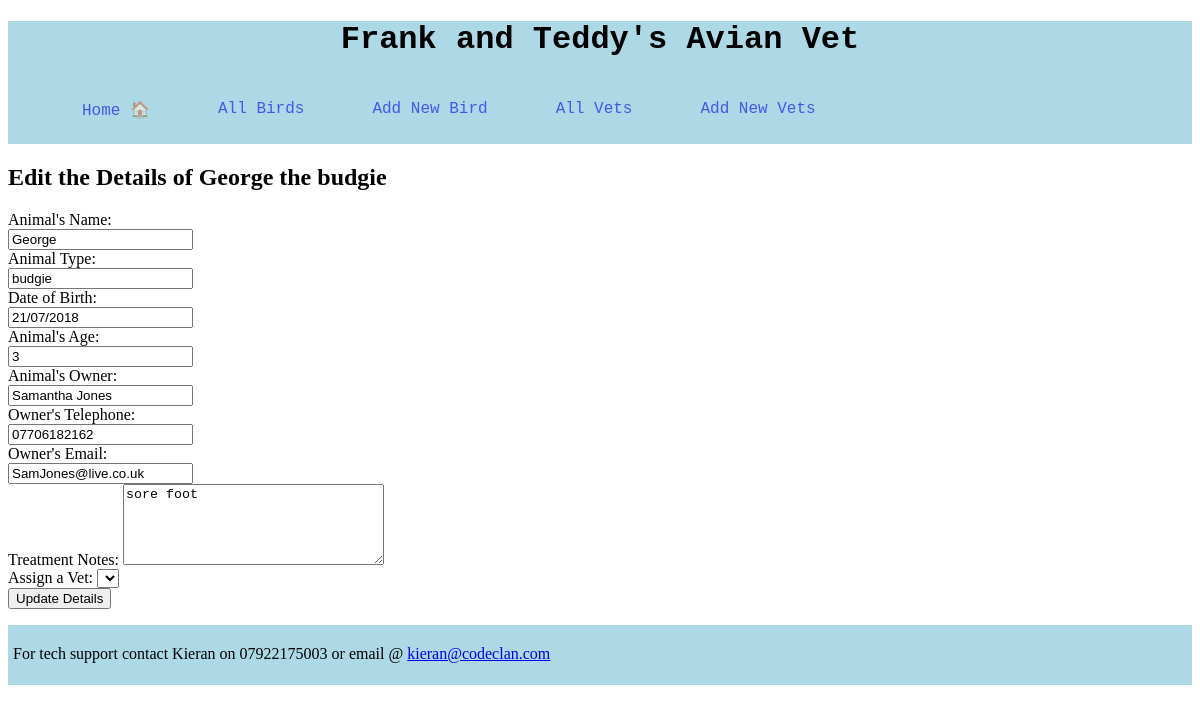
The app's page /animals/2/edit with its own data.
### tables this page shows
CREATE TABLE animals (
    id INTEGER PRIMARY KEY AUTOINCREMENT,
    name VARCHAR,
    type VARCHAR,
    dob VARCHAR,
    age VARCHAR,
    owner VARCHAR,
    owner_tel VARCHAR,
    owner_email VARCHAR,
    notes TEXT,
    vet_id INTEGER NOT NULL,
        FOREIGN KEY (vet_id) 
         REFERENCES vets (id) ON DELETE CASCADE
);

### controllers/animals_controller.py (the view)
@animals_blueprint.route("/animals/<id>/edit", methods=['GET'])
def edit_animal(id):
    animal = animal_repository.select(id)
    vet = vet_repository.select_all()
    return render_template('/animals/edit.html', animal=animal, vet=vet)

### db/run_sql.py (called while the page is built)
def get_db():
    path = os.path.dirname(os.path.abspath(__file__))
    db = os.path.join(path, "vet_management.db")
    conn = sqlite3.connect(db)
    conn.execute("PRAGMA foreign_keys = 1")
    conn.row_factory = sqlite3.Row
    return conn

def run_sql(sql, values=[]):
    db = get_db()
    cursor = db.cursor()
    cursor.execute(sql, values)
    results = cursor.fetchall()
    db.commit()
    db.close()
    return results

### repositories/animal_repository.py (called while the page is built)
def select(id):
    animal = None
    sql = "SELECT * FROM animals WHERE id = ?"
    values = [id]
    result = run_sql(sql, values)[0]
    if result is not None:
        vet = vet_repository.select(result['vet_id'])
        animal = Animal(result['name'], result['type'], result['dob'], result['age'],
                        result['owner'], result['owner_tel'], result['owner_email'], result['notes'], vet, result['id'])
    return animal

### repositories/vet_repository.py (called while the page is built)
def select_all():
    vets = []
    sql = "SELECT * FROM vets"
    results = run_sql(sql)
    for row in results:
        vet = Vet(row['name'], row['id'])
        vets.append(vet)
    return vets

def select(id):
    vet = None
    sql = "SELECT * FROM vets WHERE id = ?"
    values = [id]
    result = run_sql(sql, values)[0]
    if result is not None:
        vet = Vet(result['name'], result['id'])
    return vet

### templates/animals/edit.html (shortened to what this page needs)
{% extends 'base.html' %} {% block content %}
<form class="edit-add" action="/animals/{{animal.id}}" method="POST">
    <div>
        <label><h2>Edit the Details of {{animal.name}} the {{animal.type}}</h2></label>
    </div>
    <div>
        <label for="name">Animal's Name:</label><br>
        <input type="text" id="name" name="name" value="{{animal.name}}"><br>
    </div>
    <div>
        <label for="type">Animal Type:</label><br>
        <input type="text" id="type" name="type" value="{{animal.type}}"><br>
    </div>
    <div>
        <label for="dob">Date of Birth:</label><br>
        <input type="text" id="dob" name="dob" value="{{animal.dob}}"><br>
    </div>
    <div>
        <label for="age">Animal's Age:</label><br>
        <input type="text" id="age" name="age" value="{{animal.age}}"><br>
    </div>
    <div>
        <label for="owner">Animal's Owner:</label><br>
        <input type="text" id="owner" name="owner" value="{{animal.owner}}"><br>
    </div>
    <div>
        <label for="owner_tel">Owner's Telephone:</label><br>
        <input type="text" id="owner_tel" name="owner_tel" value="{{animal.owner_tel}}"><br>
    </div>
    <div>
        <label for="owner_email">Owner's Email:</label><br>
        <input type="text" id="owner_email" name="owner_email" value="{{animal.owner_email}}"><br>
    </div>
    <div>
        <label for="notes">Treatment Notes:</label>
        <textarea name="notes" id="notes" cols="30" rows="5">{{animal.notes}}</textarea></br>
    </div>
    <div class="assign_vet_edit">
        <label for="vet_id">Assign a Vet:</label>
        <select id="vet" name="vet_id" size="1">
        </select>
    </div>
</div>
    <button type="submit">Update Details</button>
{% endblock %}

### records on screen
animals: name "George", type "budgie", dob "21/07/2018", age "3", owner "Samantha Jones", owner_tel "07706182162", owner_email "SamJones@live.co.uk", notes "sore foot"
